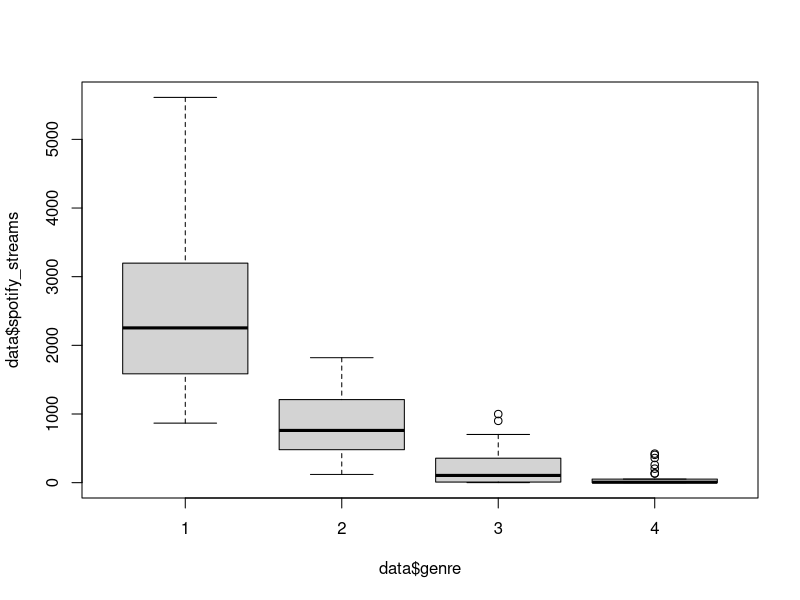

The R script that drew this image:
# boydm3-final_project.R
# 1.3 Activity:Music :Upload data to R

# Step 6: load the tidyverse
library(readr)

# Step 7: load data.csv from the working directory
data <- read_delim("data.csv")

# Step 8: run the three checks
dim(data)
names(data)
summary(data)

# descriptive statistics for table 1
# for a quantitative variable
summary (data$spotify_streams)
mean(data$spotify_streams)
sd(data$spotify_streams)
min(data$spotify_streams)
max(data$spotify_streams)

# for a qualitative variable
table (data$genre)

# linear regression test
lm <- lm(spotify_streams ~ as.factor(genre), data = data)
summary(lm)

# box plot
boxplot (data$spotify_streams ~ data$genre)
